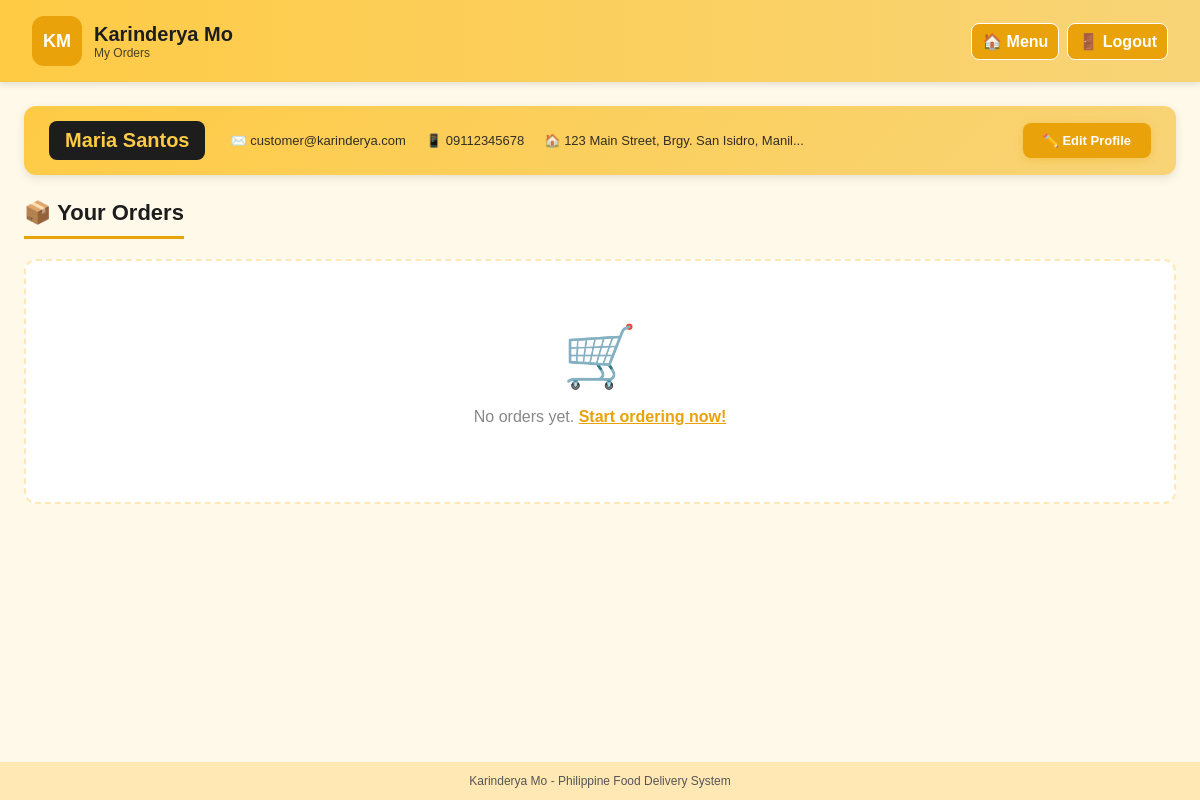
/customer_profile.php (signed in), run on the app's committed database.
### tables this page shows
CREATE TABLE IF NOT EXISTS `users` (
  `id` INT UNSIGNED NOT NULL AUTO_INCREMENT,
  `name` VARCHAR(150) NOT NULL,
  `email` VARCHAR(255) NOT NULL UNIQUE,
  `password` VARCHAR(255) NOT NULL,
  `phone` VARCHAR(20),
  `delivery_address` TEXT,
  `role` ENUM('owner','admin','rider','customer') NOT NULL DEFAULT 'customer',
  `status` ENUM('active','inactive','suspended') NOT NULL DEFAULT 'active',
  `created_at` TIMESTAMP NOT NULL DEFAULT CURRENT_TIMESTAMP,
  `updated_at` TIMESTAMP DEFAULT CURRENT_TIMESTAMP ON UPDATE CURRENT_TIMESTAMP,
  PRIMARY KEY (`id`),
  INDEX `email_idx` (`email`),
  INDEX `role_idx` (`role`)
);

### includes/settings.php (called while the page is built, shortened)
<?php
function load_settings() {
    static $cache = null;
    if ($cache !== null) return $cache;
    $cache = [];
    try {
        $pdo = getPDO();
        $stmt = $pdo->query('SELECT key_name, value FROM settings');
        foreach ($stmt->fetchAll() as $row) {
            $cache[$row['key_name']] = $row['value'];
        }
    } catch (Exception $e) {
    }
    return $cache;
}
function get_setting($key, $default = null) {
    $all = load_settings();
    if (isset($all[$key]) && $all[$key] !== '') return $all[$key];
    return $default;
}
?>

### customer_profile.php (the view, shortened to what this page needs)
<?php
require_once __DIR__ . '/includes/settings.php';
$pdo = getPDO();
$user_id = $_SESSION['user_id'];
$userStmt = $pdo->prepare('SELECT * FROM users WHERE id = ?');
$userStmt->execute([$user_id]);
$customer = $userStmt->fetch();
$ordersStmt = $pdo->prepare('
    SELECT o.*, u.name as rider_name, u.phone as rider_phone
    FROM orders o
    LEFT JOIN users u ON o.rider_id = u.id
    WHERE o.customer_id = ?
    ORDER BY o.created_at DESC
');
$ordersStmt->execute([$user_id]);
$orders = $ordersStmt->fetchAll();
?>
<!DOCTYPE html>
<html lang="en">
<head>
    <title>My Orders — <?php echo htmlspecialchars(get_setting('site_name', 'Karinderya Mo')); ?></title>
    <link rel="stylesheet" href="css/design.css">
</head>
<body>
    <div class="app">
        <header>
            <div class="brand">
                <div class="logo">KM</div>
                <div>
                    <h1 class="site-name"><?php echo htmlspecialchars(get_setting('site_name', 'Karinderya Mo')); ?></h1>
                    <p class="lead">My Orders</p>
                </div>
            </div>
            <div class="actions">
                <a href="index.php" class="icon-btn" title="Back to Menu">🏠 Menu</a>
                <a href="api/logout.php" class="icon-btn" title="Logout">🚪 Logout</a>
            </div>
        </header>
        <main>
            <div class="profile-container">
                <div class="profile-header">
                    <div class="profile-info"
                             data-name="<?php echo htmlspecialchars($customer['name']); ?>"
                             data-phone="<?php echo htmlspecialchars($customer['phone'] ?? ''); ?>"
                             data-address="<?php echo htmlspecialchars($customer['delivery_address'] ?? ''); ?>">
                        <h2><?php echo htmlspecialchars($customer['name']); ?></h2>
                        <div class="profile-details">
                            <span>✉️ <?php echo htmlspecialchars($customer['email']); ?></span>
                            <span>📱 <?php echo htmlspecialchars($customer['phone'] ?? 'N/A'); ?></span>
                            <span>🏠 <?php echo htmlspecialchars(substr($customer['delivery_address'] ?? 'N/A', 0, 40)); ?><?php echo strlen($customer['delivery_address'] ?? '') > 40 ? '...' : ''; ?></span>
                        </div>
                    </div>
                    <button type="button" class="btn-profile" onclick="showEditProfileModal()">✏️ Edit Profile</button>
                </div>
                <div class="orders-section">
                    <h3>📦 Your Orders</h3>
                    <?php if (empty($orders)): ?>
                        <div class="empty-state">
                            <div class="empty-state-icon">🛒</div>
                            <p>No orders yet. <a href="index.php">Start ordering now!</a></p>
                        </div>
                    <?php endif; ?>
                </div>
            </div>
        </main>
        <footer>
            <span class="site-name"><?php echo htmlspecialchars(get_setting('site_name', 'Karinderya Mo')); ?></span> - <?php echo htmlspecialchars(get_setting('site_description', 'Lasapin ang sarap Pinoy!')); ?>
        </footer>
    </div>
</body>
</html>

### css/design.css (style rules this page uses)
:root { --bg: var(--theme-bg, #fff9ea); --muted: var(--theme-muted, #ffe8b4); --card: #fff; --accent: var(--theme-primary, #ffcb45); --accent-2: var(--theme-secondary, #f8d477); --strong-accent: var(--theme-strong, #e9a209); --text: var(--theme-text, #1d1d1d); --radius: 12px; }
body { margin: 0; font-family: 'Poppins', sans-serif; background-color: var(--bg); color: var(--text); }
.app { display: flex; flex-direction: column; min-height: 100vh; }
header { display: flex; justify-content: space-between; align-items: center; background: linear-gradient(90deg, var(--accent), var(--accent-2)); color: var(--text); padding: 16px 32px; position: sticky; top: 0; z-index: 100; box-shadow: 0 3px 6px rgba(0,0,0,0.1); }
header .brand { display: flex; align-items: center; gap: 12px; }
header .brand .logo { background-color: var(--strong-accent); width: 50px; height: 50px; border-radius: 12px; display: flex; align-items: center; justify-content: center; font-weight: 700; font-size: 18px; color: var(--card); }
header h1 { margin: 0; font-size: 20px; }
header p.lead { margin: 0; font-size: 12px; opacity: 0.8; }
header .actions { display: flex; align-items: center; gap: 8px; }
main { display: flex; flex: 1; gap: 24px; padding: 24px; }
.icon-btn { background-color: var(--strong-accent); border: 1px solid var(--card); border-radius: 8px; padding: 8px 10px; cursor: pointer; color: var(--card); font-weight: 600; text-decoration: none; transition: background 0.2s; }
footer { text-align: center; padding: 12px; font-size: 12px; color: #555; background-color: var(--muted); }

### customer_profile.php (style rules this page uses)
.profile-container { width: 100%; padding: 0; }
.profile-header { background: linear-gradient(135deg, var(--accent), var(--accent-2)); color: var(--text); padding: 15px 25px; border-radius: var(--radius); margin-bottom: 25px; display: flex; justify-content: space-between; align-items: center; box-shadow: 0 3px 10px rgba(0,0,0,0.1); flex-wrap: wrap; gap: 15px; }
.profile-info { display: flex; align-items: center; gap: 25px; flex-wrap: wrap; }
.profile-info h2 { margin: 0; font-size: 20px; font-weight: 700; background: var(--text); color: var(--accent); padding: 8px 16px; border-radius: 8px; }
.profile-details { display: flex; gap: 20px; flex-wrap: wrap; font-size: 13px; }
.profile-details span { display: flex; align-items: center; gap: 5px; opacity: 0.9; }
.btn-profile { background: var(--strong-accent); color: white; border: none; padding: 10px 20px; border-radius: 8px; cursor: pointer; font-weight: 700; font-size: 13px; transition: all 0.2s; box-shadow: 0 2px 8px rgba(233, 162, 9, 0.3); white-space: nowrap; }
.orders-section h3 { font-size: 22px; margin: 0 0 20px 0; color: var(--text); font-weight: 700; padding-bottom: 10px; border-bottom: 3px solid var(--strong-accent); display: inline-block; }
.empty-state { text-align: center; padding: 60px 25px; color: #888; background: var(--card); border-radius: var(--radius); border: 2px dashed var(--muted); }
.empty-state-icon { font-size: 60px; margin-bottom: 15px; }
.empty-state a { color: var(--strong-accent); font-weight: 700; }

### data on the page
users: name "Maria Santos", email "customer@karinderya.com", phone "09112345678", delivery_address "123 Main Street, Brgy. San Isidro, Manil"

### other printed values
get_setting('site_name', 'Karinderya Mo') "Karinderya Mo"
get_setting('site_description', 'Lasapin ang sarap Pinoy!') "Philippine Food Delivery System"
